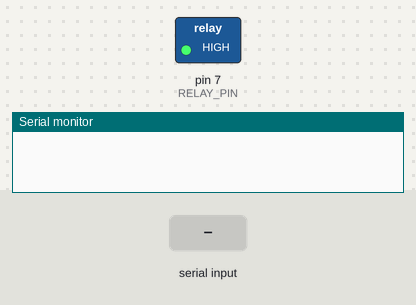
Bench run of a sketch on a simulated Arduino Leonardo, built with avr-gcc and run on an emulated ATmega32U4. On the bench: switched loads named in the sketch (green lamp = pin HIGH), the last lines printed to the serial monitor. The test bench sets the inputs (shaded band).

Above: at 1.2 s.
1.3 s: "cycle\n" received over Serial
At 2.2 s:
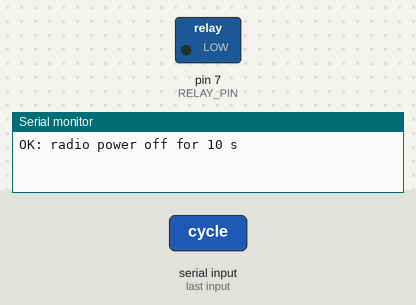
2.8 s: "status\n" received over Serial
4.3 s: "id\n" received over Serial
Timing chart, 0 to 11.8 s (numbered marks = the images above; inputs shaded):
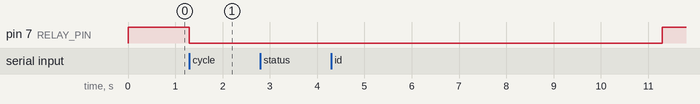

The sketch:

d750-relay.ino
```cpp
// d750-relay: lets the station computer power cycle the TM-D750 through a relay on its DC feed.
//
// Runs on the LattePanda 3 Delta's own Arduino Leonardo (ATmega32U4), which the station computer sees as
// /dev/serial/by-id/usb-Unknown_LattePanda_Leonardo-if00. Written Wednesday, November 11, 2026.
//
// Wiring, fail safe: the radio's +13.8 V runs through the relay's NORMALLY CLOSED contact. With the
// relay at rest the radio is powered, so a dead Leonardo, a reboot of the station computer, or a cut USB cable all
// leave the radio on. The radio draws over 10 A at 50 W, so the contact that carries it must be rated
// 20 A DC or more; a small relay module on RELAY_PIN driving an automotive relay is one way.
//
// Serial commands, one per line, any case, 9600 baud (never open the port at 1200 baud: that puts the
// Leonardo in its bootloader):
//   status        Pass: radio power on   |   Note: radio power off, back on in N s
//   cycle [N]     power off for N seconds (3 to 60, default 10), then on again by itself
//   on            power back on now
//   id            d750-relay version, pin and polarity
// There is no plain "off": the relay can never leave the radio off for more than MAX_OFF_S.

const int RELAY_PIN = 7;               // the relay module's input
const bool RELAY_ACTIVE_LOW = true;    // most cheap relay modules switch on when their input is LOW
const unsigned long MAX_OFF_S = 60;    // the longest the radio is ever left off
const unsigned long MIN_GAP_S = 30;    // a new cycle only this long after the last one ended
const char VERSION[] = "d750-relay 1.0";

bool off = false;
unsigned long offUntil = 0, lastOn = 0;
bool everCycled = false;
String line;

void relayRest() {                     // relay at rest: normally closed contact closed, radio powered
  digitalWrite(RELAY_PIN, RELAY_ACTIVE_LOW ? HIGH : LOW);
}

void relayPull() {                     // relay pulled in: contact open, radio unpowered
  digitalWrite(RELAY_PIN, RELAY_ACTIVE_LOW ? LOW : HIGH);
}

void powerOn(const char *why) {
  relayRest();
  if (off) {
    off = false;
    lastOn = millis();
    Serial.print("OK: radio power on, ");
    Serial.println(why);
  }
}

void setup() {
  relayRest();                         // first thing, before anything can go wrong: radio powered
  pinMode(RELAY_PIN, OUTPUT);
  relayRest();
  Serial.begin(9600);                  // no waiting for the host: the relay must work without the station computer
}

void answer(String cmd) {
  cmd.trim();
  cmd.toLowerCase();
  if (cmd.length() == 0) return;
  if (cmd == "status") {
    if (off) {
      Serial.print("Note: radio power off, back on in ");
      Serial.print((offUntil - millis()) / 1000 + 1);
      Serial.println(" s");
    } else {
      Serial.println("Pass: radio power on");
    }
  } else if (cmd == "id") {
    Serial.print(VERSION);
    Serial.print(", pin ");
    Serial.print(RELAY_PIN);
    Serial.println(RELAY_ACTIVE_LOW ? ", active low" : ", active high");
  } else if (cmd == "on") {
    if (off) powerOn("by command"); else Serial.println("Pass: radio power on");
  } else if (cmd.startsWith("cycle")) {
    long n = cmd.length() > 5 ? cmd.substring(5).toInt() : 10;
    if (n < 3) n = 3;
    if (n > (long)MAX_OFF_S) n = MAX_OFF_S;
    if (off) {
      Serial.println("Fail: already cycling");
    } else if (everCycled && millis() - lastOn < MIN_GAP_S * 1000UL) {
      Serial.print("Fail: the last cycle ended less than ");
      Serial.print(MIN_GAP_S);
      Serial.println(" s ago");
    } else {
      relayPull();
      off = true;
      everCycled = true;
      offUntil = millis() + (unsigned long)n * 1000UL;
      Serial.print("OK: radio power off for ");
      Serial.print(n);
      Serial.println(" s");
    }
  } else {
    Serial.println("Fail: unknown command; try status, cycle 10, on, id");
  }
}

void loop() {
  if (off && (long)(millis() - offUntil) >= 0) powerOn("cycle done");
  while (Serial.available()) {
    char c = Serial.read();
    if (c == '\n' || c == '\r') {
      answer(line);
      line = "";
    } else if (line.length() < 40) {
      line += c;
    }
  }
}
```

Measured:
- after the input at 1.3 s, pin 7 (RELAY_PIN): HIGH → LOW at once
